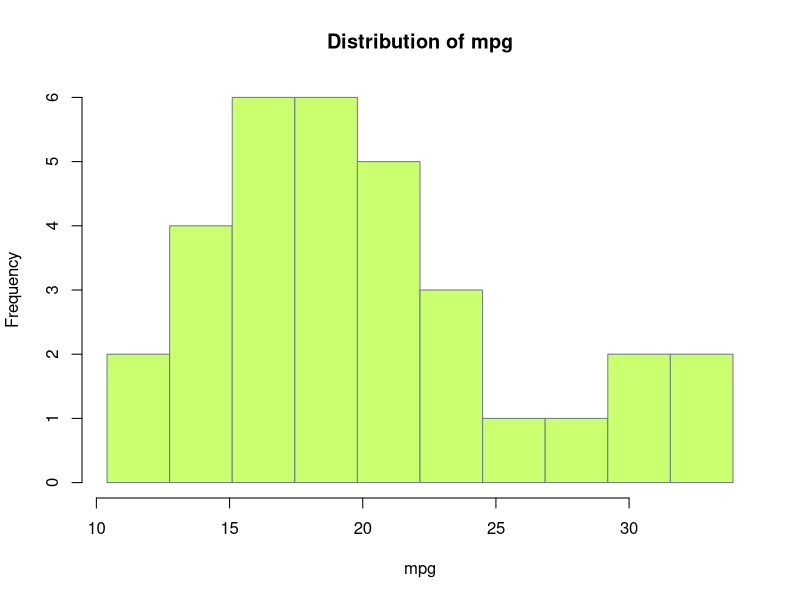
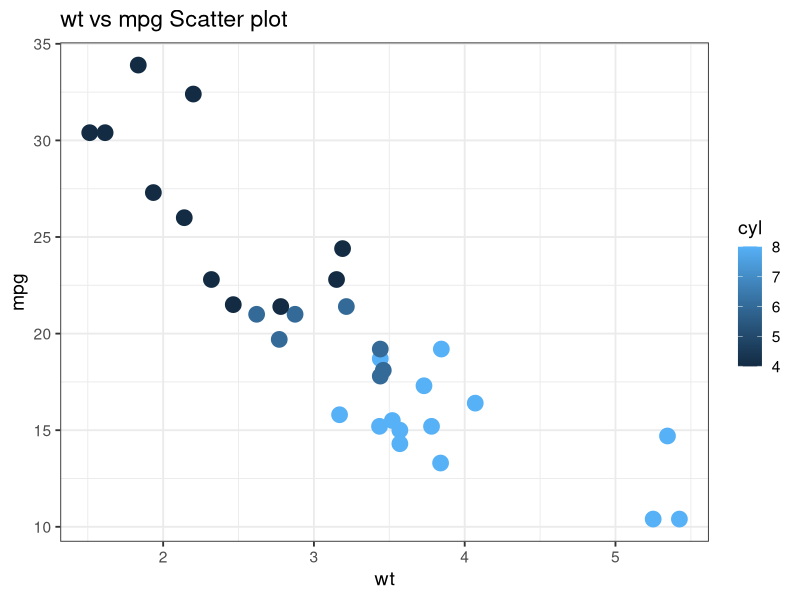

Write R code to recreate these figures, in order.
## ---- chunk 1
knitr::opts_chunk$set(echo = TRUE)
## ---- chunk 2
data(mtcars)
head(mtcars, 5)
## ---- chunk 3
inputBin <- 10; histVal <- mtcars[, 'mpg']
hist(histVal, breaks = seq(min(histVal), max(histVal), length.out = inputBin+1),
     xlab = 'mpg', main = paste('Distribution of mpg'),
     col = 'darkolivegreen1', border = 'lightsteelblue4')
## ---- chunk 4
library(ggplot2)
ggplot(data = mtcars, aes(x = wt, y = mpg, color = cyl)) + 
      geom_point(size = 5, alpha = 1, na.rm = T) +
      theme_bw(base_size = 14) + xlab('wt') + ylab('mpg') + labs(colour = 'cyl') +
      ggtitle(paste('wt vs mpg Scatter plot'))
